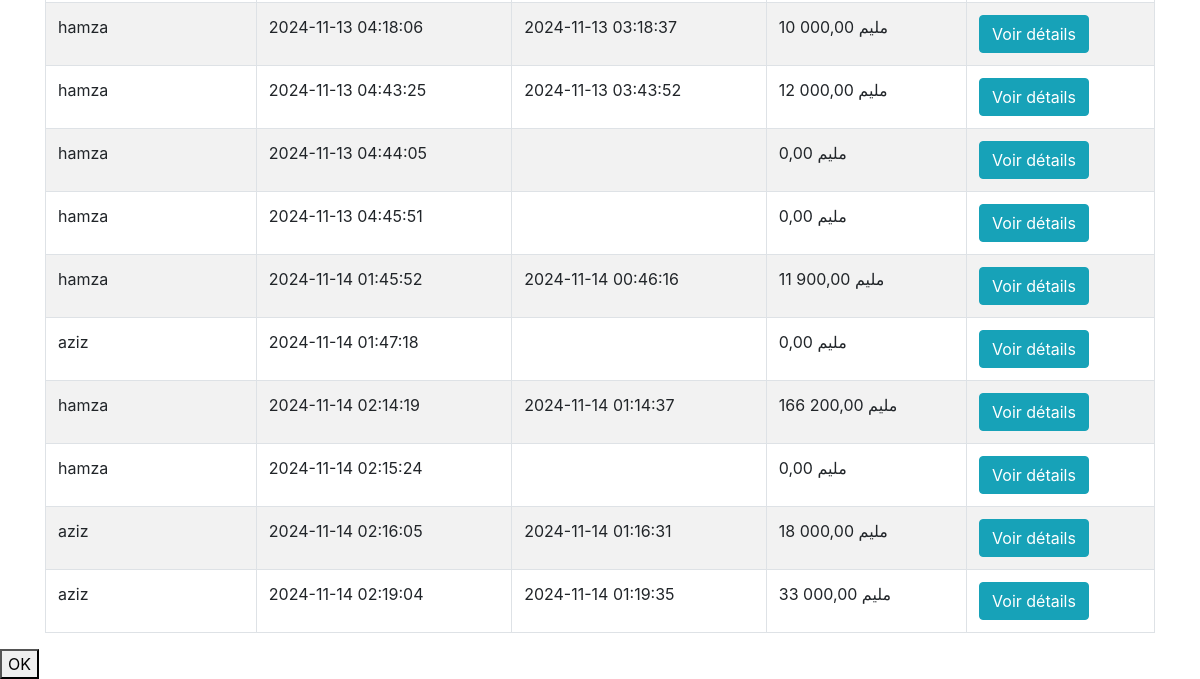
The app's page /Recetes.php (lower part), older data.
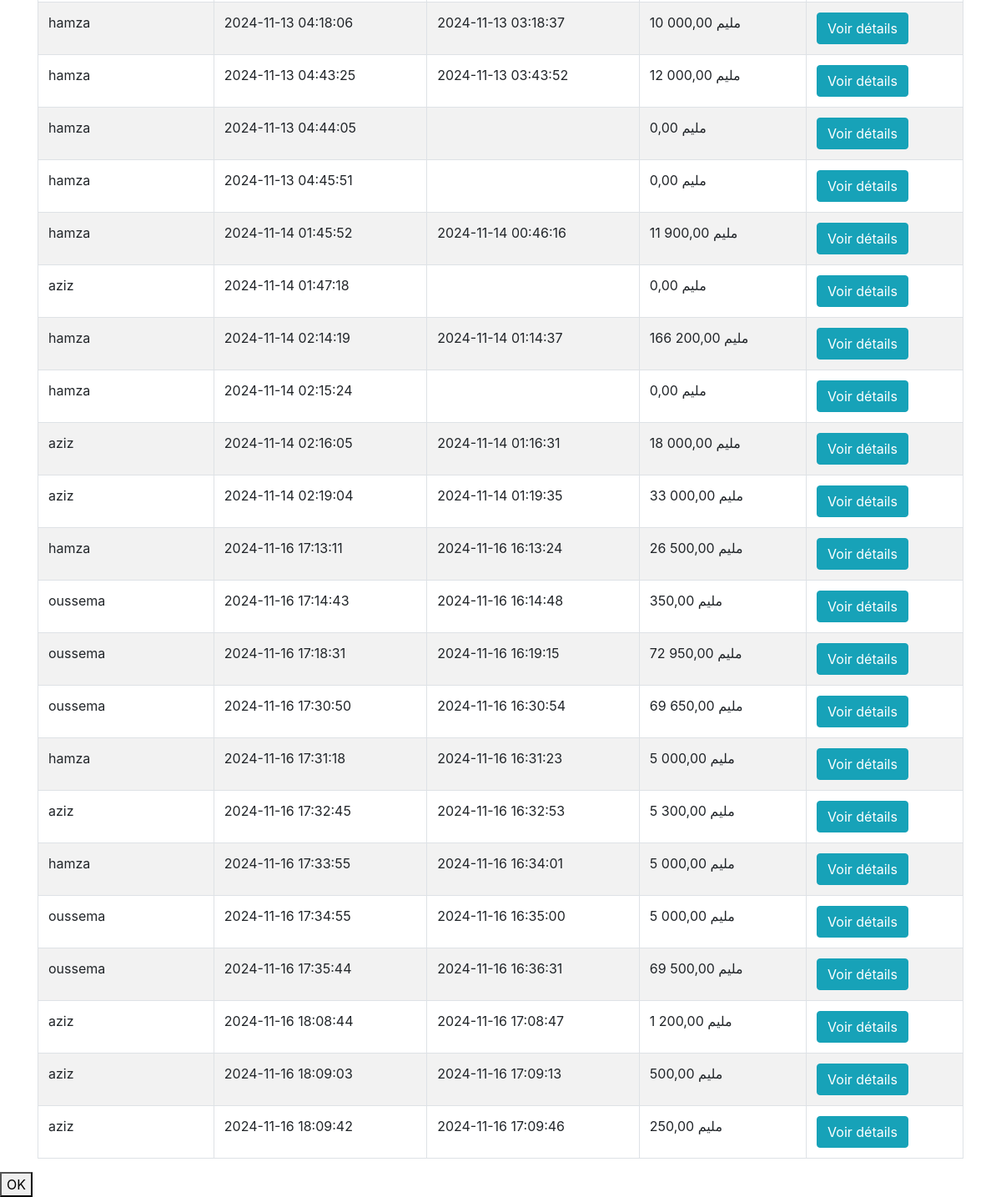
The same page, newer data.
### tables this page shows
CREATE TABLE `recetes` (
  `idrecetes` int(11) NOT NULL,
  `nomserveur` varchar(255) NOT NULL,
  `dateentree` datetime NOT NULL,
  `datesortie` datetime DEFAULT NULL,
  `prixtotale` decimal(10,2) DEFAULT 0.00
);

### Recetes.php (the view, shortened to what this page needs)
<?php
$servername = "localhost";
$username = "root";
$password = "";
$dbname = "cafe";
$conn = new mysqli($servername, $username, $password, $dbname);
$sql = "SELECT idrecetes, nomserveur, dateentree, datesortie, prixtotale FROM recetes";
$result = $conn->query($sql);
?>
<!DOCTYPE html>
<html lang="fr">
<head>
    <link rel="stylesheet" href="https://stackpath.bootstrapcdn.com/bootstrap/4.5.2/css/bootstrap.min.css">
</head>
<body>
<div class="container mt-5 text-align:center;">
    <table class="table table-bordered table-striped mt-4">
        <tbody>
            <?php if ($result->num_rows > 0): ?>
                <?php while($row = $result->fetch_assoc()): ?>
                    <tr>
                        <td><?php echo htmlspecialchars($row['nomserveur']); ?></td>
                        <td><?php echo htmlspecialchars($row['dateentree']); ?></td>
                        <td><?php echo htmlspecialchars($row['datesortie']); ?></td>
                        <td><?php echo number_format($row['prixtotale'], 2, ',', ' ') . " مليم"; ?></td>
                        <td>
                            <button class="btn btn-info" onclick="showDetails(<?php echo $row['idrecetes']; ?>)">Voir détails</button>
                        </td>
                    </tr>
                <?php endwhile; ?>
            <?php else: ?>
                <tr>
                    <td colspan="5" class="text-center">Aucune recette trouvée.</td>
                </tr>
            <?php endif; ?>
        </tbody>
    </table>
</div>
<div id="popup3" class="popup">
    <div class="popup-content">
        <button id="closePopup3" onclick="close()">OK</button>
    </div>
</div>
</body>
</html>

Row changes from the older to the newer data that the page shows:
added recetes: nomserveur "hamza", dateentree "2024-11-16 17:13:11", datesortie "2024-11-16 16:13:24", prixtotale "26 500,00"
added recetes: nomserveur "oussema", dateentree "2024-11-16 17:14:43", datesortie "2024-11-16 16:14:48", prixtotale "350,00"
added recetes: nomserveur "oussema", dateentree "2024-11-16 17:18:31", datesortie "2024-11-16 16:19:15", prixtotale "72 950,00"
added recetes: nomserveur "oussema", dateentree "2024-11-16 17:30:50", datesortie "2024-11-16 16:30:54", prixtotale "69 650,00"
added recetes: nomserveur "hamza", dateentree "2024-11-16 17:31:18", datesortie "2024-11-16 16:31:23", prixtotale "5 000,00"
added recetes: nomserveur "aziz", dateentree "2024-11-16 17:32:45", datesortie "2024-11-16 16:32:53", prixtotale "5 300,00"
added recetes: nomserveur "hamza", dateentree "2024-11-16 17:33:55", datesortie "2024-11-16 16:34:01", prixtotale "5 000,00"
added recetes: nomserveur "oussema", dateentree "2024-11-16 17:34:55", datesortie "2024-11-16 16:35:00", prixtotale "5 000,00"
added recetes: nomserveur "oussema", dateentree "2024-11-16 17:35:44", datesortie "2024-11-16 16:36:31", prixtotale "69 500,00"
added recetes: nomserveur "aziz", dateentree "2024-11-16 18:08:44", datesortie "2024-11-16 17:08:47", prixtotale "1 200,00"
added recetes: nomserveur "aziz", dateentree "2024-11-16 18:09:03", datesortie "2024-11-16 17:09:13", prixtotale "500,00"
added recetes: nomserveur "aziz", dateentree "2024-11-16 18:09:42", datesortie "2024-11-16 17:09:46", prixtotale "250,00"
